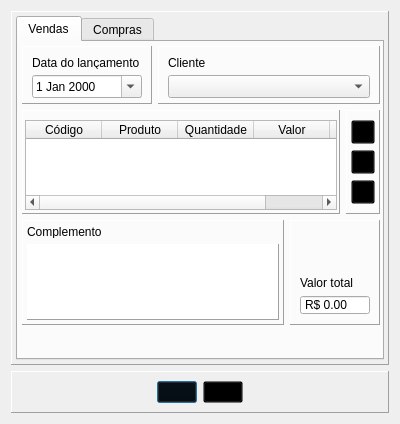
<?xml version="1.0" encoding="UTF-8"?>
<ui version="4.0">
 <class>Dialog</class>
 <widget class="QDialog" name="Dialog">
  <property name="geometry">
   <rect>
    <x>0</x>
    <y>0</y>
    <width>400</width>
    <height>424</height>
   </rect>
  </property>
  <property name="sizePolicy">
   <sizepolicy hsizetype="Fixed" vsizetype="Fixed">
    <horstretch>0</horstretch>
    <verstretch>0</verstretch>
   </sizepolicy>
  </property>
  <property name="minimumSize">
   <size>
    <width>400</width>
    <height>424</height>
   </size>
  </property>
  <property name="maximumSize">
   <size>
    <width>400</width>
    <height>424</height>
   </size>
  </property>
  <property name="windowTitle">
   <string>Dialog</string>
  </property>
  <layout class="QGridLayout" name="gridLayout_2">
   <item row="1" column="0">
    <widget class="QFrame" name="fraBotoes">
     <property name="frameShape">
      <enum>QFrame::Panel</enum>
     </property>
     <property name="frameShadow">
      <enum>QFrame::Raised</enum>
     </property>
     <layout class="QHBoxLayout" name="horizontalLayout">
      <item>
       <spacer name="horizontalSpacer">
        <property name="orientation">
         <enum>Qt::Horizontal</enum>
        </property>
        <property name="sizeHint" stdset="0">
         <size>
          <width>40</width>
          <height>20</height>
         </size>
        </property>
       </spacer>
      </item>
      <item>
       <widget class="QPushButton" name="btnGravar">
        <property name="sizePolicy">
         <sizepolicy hsizetype="Fixed" vsizetype="Fixed">
          <horstretch>0</horstretch>
          <verstretch>0</verstretch>
         </sizepolicy>
        </property>
        <property name="styleSheet">
         <string notr="true">background:transparent
</string>
        </property>
        <property name="text">
         <string/>
        </property>
        <property name="icon">
         <iconset resource="../icons/48px_.qrc">
          <normaloff>:/icons/2x/save.png</normaloff>:/icons/2x/save.png</iconset>
        </property>
        <property name="iconSize">
         <size>
          <width>48</width>
          <height>48</height>
         </size>
        </property>
       </widget>
      </item>
      <item>
       <widget class="QPushButton" name="btnCancelar">
        <property name="sizePolicy">
         <sizepolicy hsizetype="Fixed" vsizetype="Fixed">
          <horstretch>0</horstretch>
          <verstretch>0</verstretch>
         </sizepolicy>
        </property>
        <property name="styleSheet">
         <string notr="true">background:transparent
</string>
        </property>
        <property name="text">
         <string/>
        </property>
        <property name="icon">
         <iconset resource="../icons/48px_.qrc">
          <normaloff>:/icons/2x/cancel.png</normaloff>:/icons/2x/cancel.png</iconset>
        </property>
        <property name="iconSize">
         <size>
          <width>48</width>
          <height>48</height>
         </size>
        </property>
       </widget>
      </item>
      <item>
       <spacer name="horizontalSpacer_2">
        <property name="orientation">
         <enum>Qt::Horizontal</enum>
        </property>
        <property name="sizeHint" stdset="0">
         <size>
          <width>40</width>
          <height>20</height>
         </size>
        </property>
       </spacer>
      </item>
     </layout>
    </widget>
   </item>
   <item row="0" column="0">
    <widget class="QFrame" name="fraConteudo">
     <property name="sizePolicy">
      <sizepolicy hsizetype="Preferred" vsizetype="Expanding">
       <horstretch>0</horstretch>
       <verstretch>0</verstretch>
      </sizepolicy>
     </property>
     <property name="frameShape">
      <enum>QFrame::Panel</enum>
     </property>
     <property name="frameShadow">
      <enum>QFrame::Raised</enum>
     </property>
     <layout class="QGridLayout" name="gridLayout_12">
      <property name="leftMargin">
       <number>4</number>
      </property>
      <property name="topMargin">
       <number>4</number>
      </property>
      <property name="rightMargin">
       <number>4</number>
      </property>
      <property name="bottomMargin">
       <number>4</number>
      </property>
      <item row="0" column="1">
       <widget class="QTabWidget" name="tabWidget">
        <property name="minimumSize">
         <size>
          <width>34</width>
          <height>0</height>
         </size>
        </property>
        <property name="currentIndex">
         <number>0</number>
        </property>
        <widget class="QWidget" name="tabVenda">
         <property name="minimumSize">
          <size>
           <width>366</width>
           <height>287</height>
          </size>
         </property>
         <property name="maximumSize">
          <size>
           <width>366</width>
           <height>287</height>
          </size>
         </property>
         <attribute name="title">
          <string>Vendas</string>
         </attribute>
         <widget class="QFrame" name="fraCompVendas">
          <property name="geometry">
           <rect>
            <x>4</x>
            <y>178</y>
            <width>262</width>
            <height>105</height>
           </rect>
          </property>
          <property name="minimumSize">
           <size>
            <width>262</width>
            <height>105</height>
           </size>
          </property>
          <property name="maximumSize">
           <size>
            <width>262</width>
            <height>105</height>
           </size>
          </property>
          <property name="styleSheet">
           <string notr="true"/>
          </property>
          <property name="frameShape">
           <enum>QFrame::Panel</enum>
          </property>
          <property name="frameShadow">
           <enum>QFrame::Raised</enum>
          </property>
          <layout class="QVBoxLayout" name="verticalLayout_6">
           <property name="spacing">
            <number>6</number>
           </property>
           <property name="leftMargin">
            <number>4</number>
           </property>
           <property name="topMargin">
            <number>4</number>
           </property>
           <property name="rightMargin">
            <number>4</number>
           </property>
           <property name="bottomMargin">
            <number>4</number>
           </property>
           <item>
            <widget class="QLabel" name="lblCompVendas">
             <property name="minimumSize">
              <size>
               <width>252</width>
               <height>13</height>
              </size>
             </property>
             <property name="maximumSize">
              <size>
               <width>252</width>
               <height>13</height>
              </size>
             </property>
             <property name="text">
              <string>Complemento</string>
             </property>
            </widget>
           </item>
           <item>
            <widget class="QTextEdit" name="edtCompVendas">
             <property name="minimumSize">
              <size>
               <width>252</width>
               <height>76</height>
              </size>
             </property>
             <property name="maximumSize">
              <size>
               <width>252</width>
               <height>76</height>
              </size>
             </property>
             <property name="frameShape">
              <enum>QFrame::Panel</enum>
             </property>
             <property name="frameShadow">
              <enum>QFrame::Raised</enum>
             </property>
             <property name="horizontalScrollBarPolicy">
              <enum>Qt::ScrollBarAlwaysOff</enum>
             </property>
            </widget>
           </item>
          </layout>
         </widget>
         <widget class="QFrame" name="fraBotoesLateralVendas">
          <property name="geometry">
           <rect>
            <x>328</x>
            <y>68</y>
            <width>34</width>
            <height>104</height>
           </rect>
          </property>
          <property name="minimumSize">
           <size>
            <width>34</width>
            <height>104</height>
           </size>
          </property>
          <property name="maximumSize">
           <size>
            <width>34</width>
            <height>104</height>
           </size>
          </property>
          <property name="styleSheet">
           <string notr="true"/>
          </property>
          <property name="frameShape">
           <enum>QFrame::Panel</enum>
          </property>
          <property name="frameShadow">
           <enum>QFrame::Raised</enum>
          </property>
          <layout class="QGridLayout" name="gridLayout_3">
           <property name="leftMargin">
            <number>2</number>
           </property>
           <property name="rightMargin">
            <number>2</number>
           </property>
           <item row="0" column="0">
            <widget class="QPushButton" name="btnInsertVendas">
             <property name="minimumSize">
              <size>
               <width>24</width>
               <height>24</height>
              </size>
             </property>
             <property name="maximumSize">
              <size>
               <width>24</width>
               <height>24</height>
              </size>
             </property>
             <property name="styleSheet">
              <string notr="true">background:transparent
</string>
             </property>
             <property name="text">
              <string/>
             </property>
             <property name="icon">
              <iconset resource="../icons/24px_.qrc">
               <normaloff>:/ícons/1x/insert.png</normaloff>:/ícons/1x/insert.png</iconset>
             </property>
             <property name="iconSize">
              <size>
               <width>24</width>
               <height>24</height>
              </size>
             </property>
            </widget>
           </item>
           <item row="1" column="0">
            <widget class="QPushButton" name="btnEditVendas">
             <property name="minimumSize">
              <size>
               <width>24</width>
               <height>24</height>
              </size>
             </property>
             <property name="maximumSize">
              <size>
               <width>24</width>
               <height>24</height>
              </size>
             </property>
             <property name="styleSheet">
              <string notr="true">background:transparent
</string>
             </property>
             <property name="text">
              <string/>
             </property>
             <property name="icon">
              <iconset resource="../icons/24px_.qrc">
               <normaloff>:/ícons/1x/edit.png</normaloff>:/ícons/1x/edit.png</iconset>
             </property>
             <property name="iconSize">
              <size>
               <width>16</width>
               <height>16</height>
              </size>
             </property>
            </widget>
           </item>
           <item row="2" column="0">
            <widget class="QPushButton" name="btnDeleteVendas">
             <property name="minimumSize">
              <size>
               <width>24</width>
               <height>24</height>
              </size>
             </property>
             <property name="maximumSize">
              <size>
               <width>24</width>
               <height>24</height>
              </size>
             </property>
             <property name="styleSheet">
              <string notr="true">background:transparent
</string>
             </property>
             <property name="text">
              <string/>
             </property>
             <property name="icon">
              <iconset resource="../icons/24px_.qrc">
               <normaloff>:/ícons/1x/delete.png</normaloff>:/ícons/1x/delete.png</iconset>
             </property>
            </widget>
           </item>
          </layout>
         </widget>
         <widget class="QFrame" name="fraDtaVendas">
          <property name="geometry">
           <rect>
            <x>4</x>
            <y>4</y>
            <width>130</width>
            <height>58</height>
           </rect>
          </property>
          <property name="minimumSize">
           <size>
            <width>130</width>
            <height>58</height>
           </size>
          </property>
          <property name="maximumSize">
           <size>
            <width>130</width>
            <height>58</height>
           </size>
          </property>
          <property name="styleSheet">
           <string notr="true"/>
          </property>
          <property name="frameShape">
           <enum>QFrame::Panel</enum>
          </property>
          <property name="frameShadow">
           <enum>QFrame::Raised</enum>
          </property>
          <layout class="QVBoxLayout" name="verticalLayout_2">
           <item>
            <widget class="QLabel" name="lbldtaVendas">
             <property name="minimumSize">
              <size>
               <width>110</width>
               <height>13</height>
              </size>
             </property>
             <property name="maximumSize">
              <size>
               <width>110</width>
               <height>13</height>
              </size>
             </property>
             <property name="text">
              <string>Data do lançamento</string>
             </property>
            </widget>
           </item>
           <item>
            <widget class="QDateEdit" name="dteDtaVendas">
             <property name="minimumSize">
              <size>
               <width>110</width>
               <height>23</height>
              </size>
             </property>
             <property name="maximumSize">
              <size>
               <width>110</width>
               <height>23</height>
              </size>
             </property>
             <property name="buttonSymbols">
              <enum>QAbstractSpinBox::NoButtons</enum>
             </property>
             <property name="calendarPopup">
              <bool>true</bool>
             </property>
            </widget>
           </item>
          </layout>
         </widget>
         <widget class="QFrame" name="fraGridVendas">
          <property name="geometry">
           <rect>
            <x>4</x>
            <y>68</y>
            <width>318</width>
            <height>104</height>
           </rect>
          </property>
          <property name="minimumSize">
           <size>
            <width>318</width>
            <height>104</height>
           </size>
          </property>
          <property name="maximumSize">
           <size>
            <width>318</width>
            <height>104</height>
           </size>
          </property>
          <property name="styleSheet">
           <string notr="true"/>
          </property>
          <property name="frameShape">
           <enum>QFrame::Panel</enum>
          </property>
          <property name="frameShadow">
           <enum>QFrame::Raised</enum>
          </property>
          <layout class="QHBoxLayout" name="horizontalLayout_3">
           <property name="leftMargin">
            <number>2</number>
           </property>
           <property name="rightMargin">
            <number>2</number>
           </property>
           <property name="bottomMargin">
            <number>3</number>
           </property>
           <item>
            <widget class="QTableWidget" name="gridLanVendas">
             <property name="minimumSize">
              <size>
               <width>312</width>
               <height>90</height>
              </size>
             </property>
             <property name="maximumSize">
              <size>
               <width>312</width>
               <height>90</height>
              </size>
             </property>
             <attribute name="horizontalHeaderDefaultSectionSize">
              <number>76</number>
             </attribute>
             <attribute name="horizontalHeaderMinimumSectionSize">
              <number>76</number>
             </attribute>
             <column>
              <property name="text">
               <string>Código</string>
              </property>
             </column>
             <column>
              <property name="text">
               <string>Produto</string>
              </property>
             </column>
             <column>
              <property name="text">
               <string>Quantidade</string>
              </property>
             </column>
             <column>
              <property name="text">
               <string>Valor</string>
              </property>
             </column>
             <column>
              <property name="text">
               <string>CodItem</string>
              </property>
             </column>
            </widget>
           </item>
          </layout>
         </widget>
         <widget class="QFrame" name="fraCliente">
          <property name="geometry">
           <rect>
            <x>140</x>
            <y>4</y>
            <width>222</width>
            <height>58</height>
           </rect>
          </property>
          <property name="minimumSize">
           <size>
            <width>222</width>
            <height>58</height>
           </size>
          </property>
          <property name="maximumSize">
           <size>
            <width>222</width>
            <height>58</height>
           </size>
          </property>
          <property name="frameShape">
           <enum>QFrame::Panel</enum>
          </property>
          <property name="frameShadow">
           <enum>QFrame::Raised</enum>
          </property>
          <layout class="QVBoxLayout" name="verticalLayout_4">
           <item>
            <widget class="QLabel" name="lblCliente">
             <property name="minimumSize">
              <size>
               <width>202</width>
               <height>13</height>
              </size>
             </property>
             <property name="maximumSize">
              <size>
               <width>202</width>
               <height>13</height>
              </size>
             </property>
             <property name="text">
              <string>Cliente</string>
             </property>
            </widget>
           </item>
           <item>
            <widget class="QComboBox" name="cbxCliente">
             <property name="minimumSize">
              <size>
               <width>202</width>
               <height>23</height>
              </size>
             </property>
             <property name="maximumSize">
              <size>
               <width>202</width>
               <height>23</height>
              </size>
             </property>
            </widget>
           </item>
          </layout>
         </widget>
         <widget class="QFrame" name="fraVlrTotVendas">
          <property name="geometry">
           <rect>
            <x>272</x>
            <y>178</y>
            <width>90</width>
            <height>105</height>
           </rect>
          </property>
          <property name="minimumSize">
           <size>
            <width>90</width>
            <height>105</height>
           </size>
          </property>
          <property name="maximumSize">
           <size>
            <width>90</width>
            <height>105</height>
           </size>
          </property>
          <property name="frameShape">
           <enum>QFrame::Panel</enum>
          </property>
          <property name="frameShadow">
           <enum>QFrame::Raised</enum>
          </property>
          <layout class="QVBoxLayout" name="verticalLayout_3">
           <item>
            <spacer name="verticalSpacer">
             <property name="orientation">
              <enum>Qt::Vertical</enum>
             </property>
             <property name="sizeHint" stdset="0">
              <size>
               <width>20</width>
               <height>40</height>
              </size>
             </property>
            </spacer>
           </item>
           <item>
            <widget class="QLabel" name="lblVlrTotVendas">
             <property name="minimumSize">
              <size>
               <width>70</width>
               <height>13</height>
              </size>
             </property>
             <property name="maximumSize">
              <size>
               <width>70</width>
               <height>13</height>
              </size>
             </property>
             <property name="text">
              <string>Valor total</string>
             </property>
            </widget>
           </item>
           <item>
            <widget class="QDoubleSpinBox" name="dblValorTotVendas">
             <property name="minimumSize">
              <size>
               <width>70</width>
               <height>20</height>
              </size>
             </property>
             <property name="maximumSize">
              <size>
               <width>70</width>
               <height>20</height>
              </size>
             </property>
             <property name="frame">
              <bool>true</bool>
             </property>
             <property name="readOnly">
              <bool>true</bool>
             </property>
             <property name="buttonSymbols">
              <enum>QAbstractSpinBox::NoButtons</enum>
             </property>
             <property name="showGroupSeparator" stdset="0">
              <bool>true</bool>
             </property>
             <property name="prefix">
              <string>R$ </string>
             </property>
             <property name="decimals">
              <number>2</number>
             </property>
             <property name="maximum">
              <double>999999.989999999990687</double>
             </property>
            </widget>
           </item>
          </layout>
         </widget>
        </widget>
        <widget class="QWidget" name="tabCompra">
         <property name="minimumSize">
          <size>
           <width>366</width>
           <height>287</height>
          </size>
         </property>
         <property name="maximumSize">
          <size>
           <width>366</width>
           <height>287</height>
          </size>
         </property>
         <attribute name="title">
          <string>Compras</string>
         </attribute>
         <widget class="QFrame" name="fraCompCompras">
          <property name="geometry">
           <rect>
            <x>4</x>
            <y>178</y>
            <width>262</width>
            <height>105</height>
           </rect>
          </property>
          <property name="minimumSize">
           <size>
            <width>262</width>
            <height>105</height>
           </size>
          </property>
          <property name="maximumSize">
           <size>
            <width>262</width>
            <height>105</height>
           </size>
          </property>
          <property name="styleSheet">
           <string notr="true"/>
          </property>
          <property name="frameShape">
           <enum>QFrame::Panel</enum>
          </property>
          <property name="frameShadow">
           <enum>QFrame::Raised</enum>
          </property>
          <layout class="QVBoxLayout" name="verticalLayout_7">
           <property name="spacing">
            <number>6</number>
           </property>
           <property name="leftMargin">
            <number>4</number>
           </property>
           <property name="topMargin">
            <number>4</number>
           </property>
           <property name="rightMargin">
            <number>4</number>
           </property>
           <property name="bottomMargin">
            <number>4</number>
           </property>
           <item>
            <widget class="QLabel" name="lblCompCompras">
             <property name="minimumSize">
              <size>
               <width>252</width>
               <height>13</height>
              </size>
             </property>
             <property name="maximumSize">
              <size>
               <width>252</width>
               <height>13</height>
              </size>
             </property>
             <property name="text">
              <string>Complemento</string>
             </property>
            </widget>
           </item>
           <item>
            <widget class="QTextEdit" name="edtCompCompras">
             <property name="minimumSize">
              <size>
               <width>252</width>
               <height>76</height>
              </size>
             </property>
             <property name="maximumSize">
              <size>
               <width>252</width>
               <height>76</height>
              </size>
             </property>
             <property name="frameShape">
              <enum>QFrame::Panel</enum>
             </property>
             <property name="frameShadow">
              <enum>QFrame::Raised</enum>
             </property>
             <property name="horizontalScrollBarPolicy">
              <enum>Qt::ScrollBarAlwaysOff</enum>
             </property>
            </widget>
           </item>
          </layout>
         </widget>
         <widget class="QFrame" name="fraGridCompras">
          <property name="geometry">
           <rect>
            <x>4</x>
            <y>68</y>
            <width>318</width>
            <height>104</height>
           </rect>
          </property>
          <property name="minimumSize">
           <size>
            <width>318</width>
            <height>104</height>
           </size>
          </property>
          <property name="maximumSize">
           <size>
            <width>318</width>
            <height>104</height>
           </size>
          </property>
          <property name="styleSheet">
           <string notr="true"/>
          </property>
          <property name="frameShape">
           <enum>QFrame::Panel</enum>
          </property>
          <property name="frameShadow">
           <enum>QFrame::Raised</enum>
          </property>
          <layout class="QHBoxLayout" name="horizontalLayout_4">
           <property name="leftMargin">
            <number>2</number>
           </property>
           <property name="rightMargin">
            <number>2</number>
           </property>
           <property name="bottomMargin">
            <number>3</number>
           </property>
           <item>
            <widget class="QTableWidget" name="gridLanCompras">
             <property name="minimumSize">
              <size>
               <width>312</width>
               <height>90</height>
              </size>
             </property>
             <property name="maximumSize">
              <size>
               <width>312</width>
               <height>90</height>
              </size>
             </property>
             <attribute name="horizontalHeaderDefaultSectionSize">
              <number>76</number>
             </attribute>
             <attribute name="horizontalHeaderMinimumSectionSize">
              <number>76</number>
             </attribute>
             <column>
              <property name="text">
               <string>Código</string>
              </property>
             </column>
             <column>
              <property name="text">
               <string>Produto</string>
              </property>
             </column>
             <column>
              <property name="text">
               <string>Quantidade</string>
              </property>
             </column>
             <column>
              <property name="text">
               <string>Valor</string>
              </property>
             </column>
             <column>
              <property name="text">
               <string>CodItem</string>
              </property>
             </column>
            </widget>
           </item>
          </layout>
         </widget>
         <widget class="QFrame" name="fraFornecedor">
          <property name="geometry">
           <rect>
            <x>140</x>
            <y>4</y>
            <width>222</width>
            <height>58</height>
           </rect>
          </property>
          <property name="minimumSize">
           <size>
            <width>222</width>
            <height>58</height>
           </size>
          </property>
          <property name="maximumSize">
           <size>
            <width>222</width>
            <height>58</height>
           </size>
          </property>
          <property name="frameShape">
           <enum>QFrame::Panel</enum>
          </property>
          <property name="frameShadow">
           <enum>QFrame::Raised</enum>
          </property>
          <layout class="QVBoxLayout" name="verticalLayout_5">
           <item>
            <widget class="QLabel" name="lblFornecedor">
             <property name="minimumSize">
              <size>
               <width>202</width>
               <height>13</height>
              </size>
             </property>
             <property name="maximumSize">
              <size>
               <width>202</width>
               <height>13</height>
              </size>
             </property>
             <property name="text">
              <string>Fornecedor</string>
             </property>
            </widget>
           </item>
           <item>
            <widget class="QComboBox" name="cbxFornecedor">
             <property name="minimumSize">
              <size>
               <width>202</width>
               <height>23</height>
              </size>
             </property>
             <property name="maximumSize">
              <size>
               <width>202</width>
               <height>23</height>
              </size>
             </property>
            </widget>
           </item>
          </layout>
         </widget>
         <widget class="QFrame" name="fraBotoesLateralCompras">
          <property name="geometry">
           <rect>
            <x>328</x>
            <y>68</y>
            <width>34</width>
            <height>104</height>
           </rect>
          </property>
          <property name="minimumSize">
           <size>
            <width>34</width>
            <height>104</height>
           </size>
          </property>
          <property name="maximumSize">
           <size>
            <width>34</width>
            <height>104</height>
           </size>
          </property>
          <property name="styleSheet">
           <string notr="true"/>
          </property>
          <property name="frameShape">
           <enum>QFrame::Panel</enum>
          </property>
          <property name="frameShadow">
           <enum>QFrame::Raised</enum>
          </property>
          <layout class="QGridLayout" name="gridLayout_4">
           <property name="leftMargin">
            <number>2</number>
           </property>
           <property name="rightMargin">
            <number>2</number>
           </property>
           <item row="0" column="0">
            <widget class="QPushButton" name="btnInsertCompras">
             <property name="minimumSize">
              <size>
               <width>24</width>
               <height>24</height>
              </size>
             </property>
             <property name="maximumSize">
              <size>
               <width>24</width>
               <height>24</height>
              </size>
             </property>
             <property name="styleSheet">
              <string notr="true">background:transparent
</string>
             </property>
             <property name="text">
              <string/>
             </property>
             <property name="icon">
              <iconset resource="../icons/24px_.qrc">
               <normaloff>:/ícons/1x/insert.png</normaloff>:/ícons/1x/insert.png</iconset>
             </property>
             <property name="iconSize">
              <size>
               <width>24</width>
               <height>24</height>
              </size>
             </property>
            </widget>
           </item>
           <item row="1" column="0">
            <widget class="QPushButton" name="btnEditCompras">
             <property name="minimumSize">
              <size>
               <width>24</width>
               <height>24</height>
              </size>
             </property>
             <property name="maximumSize">
              <size>
               <width>24</width>
               <height>24</height>
              </size>
             </property>
             <property name="styleSheet">
              <string notr="true">background:transparent
</string>
             </property>
             <property name="text">
              <string/>
             </property>
             <property name="icon">
              <iconset resource="../icons/24px_.qrc">
               <normaloff>:/ícons/1x/edit.png</normaloff>:/ícons/1x/edit.png</iconset>
             </property>
             <property name="iconSize">
              <size>
               <width>16</width>
               <height>16</height>
              </size>
             </property>
            </widget>
           </item>
           <item row="2" column="0">
            <widget class="QPushButton" name="btnDeleteCompras">
             <property name="minimumSize">
              <size>
               <width>24</width>
               <height>24</height>
              </size>
             </property>
             <property name="maximumSize">
              <size>
               <width>24</width>
               <height>24</height>
              </size>
             </property>
             <property name="styleSheet">
              <string notr="true">background:transparent
</string>
             </property>
             <property name="text">
              <string/>
             </property>
             <property name="icon">
              <iconset resource="../icons/24px_.qrc">
               <normaloff>:/ícons/1x/delete.png</normaloff>:/ícons/1x/delete.png</iconset>
             </property>
            </widget>
           </item>
          </layout>
         </widget>
         <widget class="QFrame" name="fraDtaCompras">
          <property name="geometry">
           <rect>
            <x>4</x>
            <y>4</y>
            <width>130</width>
            <height>58</height>
           </rect>
          </property>
          <property name="minimumSize">
           <size>
            <width>130</width>
            <height>58</height>
           </size>
          </property>
          <property name="maximumSize">
           <size>
            <width>130</width>
            <height>58</height>
           </size>
          </property>
          <property name="styleSheet">
           <string notr="true"/>
          </property>
          <property name="frameShape">
           <enum>QFrame::Panel</enum>
          </property>
          <property name="frameShadow">
           <enum>QFrame::Raised</enum>
          </property>
          <layout class="QVBoxLayout" name="verticalLayout_8">
           <item>
            <widget class="QLabel" name="lbldtaCompras">
             <property name="minimumSize">
              <size>
               <width>110</width>
               <height>13</height>
              </size>
             </property>
             <property name="maximumSize">
              <size>
               <width>110</width>
               <height>13</height>
              </size>
             </property>
             <property name="text">
              <string>Data do lançamento</string>
             </property>
            </widget>
           </item>
           <item>
            <widget class="QDateEdit" name="dteDtaCompras">
             <property name="minimumSize">
              <size>
               <width>110</width>
               <height>23</height>
              </size>
             </property>
             <property name="maximumSize">
              <size>
               <width>110</width>
               <height>23</height>
              </size>
             </property>
             <property name="buttonSymbols">
              <enum>QAbstractSpinBox::NoButtons</enum>
             </property>
             <property name="calendarPopup">
              <bool>true</bool>
             </property>
            </widget>
           </item>
          </layout>
         </widget>
         <widget class="QFrame" name="fraVlrTotCompras">
          <property name="geometry">
           <rect>
            <x>272</x>
            <y>178</y>
            <width>90</width>
            <height>105</height>
           </rect>
          </property>
          <property name="minimumSize">
           <size>
            <width>90</width>
            <height>105</height>
           </size>
          </property>
          <property name="maximumSize">
           <size>
            <width>90</width>
            <height>105</height>
           </size>
          </property>
          <property name="frameShape">
           <enum>QFrame::Panel</enum>
          </property>
          <property name="frameShadow">
           <enum>QFrame::Raised</enum>
          </property>
          <layout class="QVBoxLayout" name="verticalLayout_9">
           <item>
            <spacer name="verticalSpacer_2">
             <property name="orientation">
              <enum>Qt::Vertical</enum>
             </property>
             <property name="sizeHint" stdset="0">
              <size>
               <width>20</width>
               <height>40</height>
              </size>
             </property>
            </spacer>
           </item>
           <item>
            <widget class="QLabel" name="lblVlrTotCompras">
             <property name="minimumSize">
              <size>
               <width>70</width>
               <height>13</height>
              </size>
             </property>
             <property name="maximumSize">
              <size>
               <width>70</width>
               <height>13</height>
              </size>
             </property>
             <property name="text">
              <string>Valor total</string>
             </property>
            </widget>
           </item>
           <item>
            <widget class="QDoubleSpinBox" name="dblValorTotCompras">
             <property name="minimumSize">
              <size>
               <width>70</width>
               <height>20</height>
              </size>
             </property>
             <property name="maximumSize">
              <size>
               <width>70</width>
               <height>20</height>
              </size>
             </property>
             <property name="frame">
              <bool>true</bool>
             </property>
             <property name="readOnly">
              <bool>true</bool>
             </property>
             <property name="buttonSymbols">
              <enum>QAbstractSpinBox::NoButtons</enum>
             </property>
             <property name="showGroupSeparator" stdset="0">
              <bool>true</bool>
             </property>
             <property name="prefix">
              <string>R$ </string>
             </property>
             <property name="decimals">
              <number>2</number>
             </property>
             <property name="maximum">
              <double>999999.989999999990687</double>
             </property>
            </widget>
           </item>
          </layout>
         </widget>
        </widget>
       </widget>
      </item>
     </layout>
    </widget>
   </item>
  </layout>
 </widget>
 <resources>
  <include location="../icons/24px_.qrc"/>
  <include location="../icons/48px_.qrc"/>
 </resources>
 <connections/>
</ui>
